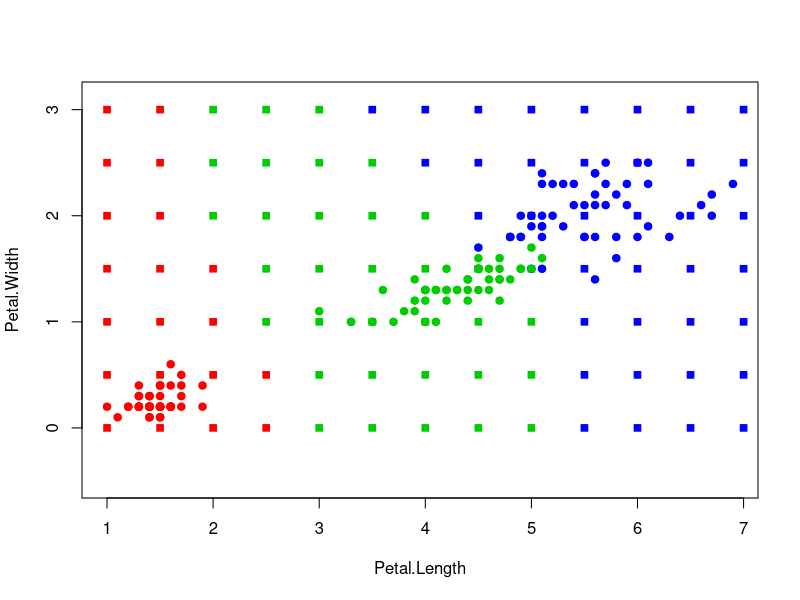

R code for this plot:
sortObjectsByDist = function(xl, z){
  
  l = dim(xl)[1];
  n = dim(xl)[2]-1;
  
  distances = matrix(NA, l, 2);
  
  for (i in 1:l){
    distances[i, ] = c(sqrt(sum((xl[i, 1:n] - z)^2)), xl[i, 3]);
  }
  
  orderedXl = distances[order(distances[, 1]),];
  
  return (orderedXl);
}

classif_kwNN = function(orderedXl, k, q){

  weightClasses = table(orderedXl[,2])-50;
  
  for(j in 1:k){
     weightClasses[orderedXl[j,2]] = weightClasses[orderedXl[j,2]] + (orderedXl[j,1] * q^j);
    }
  
  class = names(which.max(weightClasses));
  print(class);
  return (class)
}

kwNN = function(xl, z, k, q){
  return(classif_kwNN(sortObjectsByDist(xl, z), k, q));
}

xl = iris[,3:5];

colors <- c("1" = "red", "2" = "green3", "3" = "blue")
plot(iris[, 3:4], pch = 21, bg = colors[iris$Species], col = colors[iris$Species], asp = 1)

x = 1;
y = 0;

while(x <= 7){
  while(y <= 3){
    class <- kwNN(xl, c(x,y), k=6, q=0.2);
    points(x, y, pch = 22, bg = colors[class], col = colors[class], asp = 1);
    y = y + 0.5;
  }
  y = 0;
  x = x + 0.5;
}
